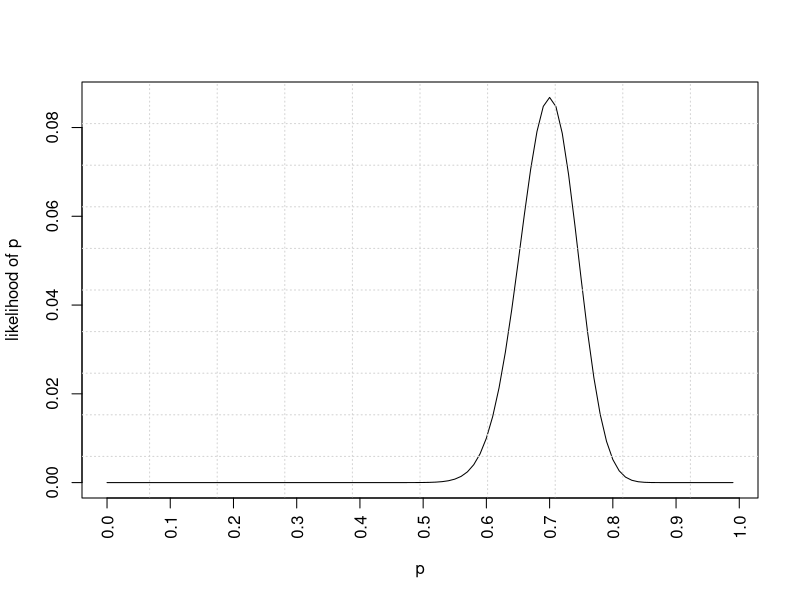
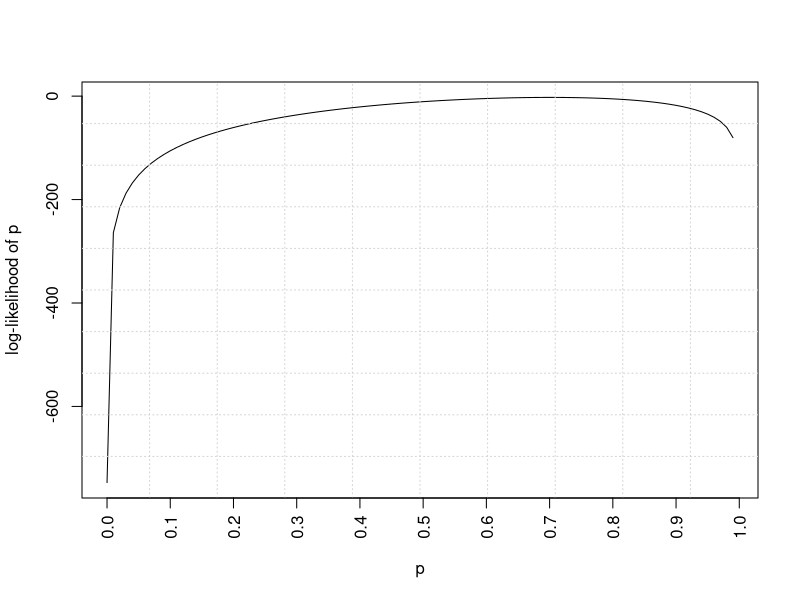
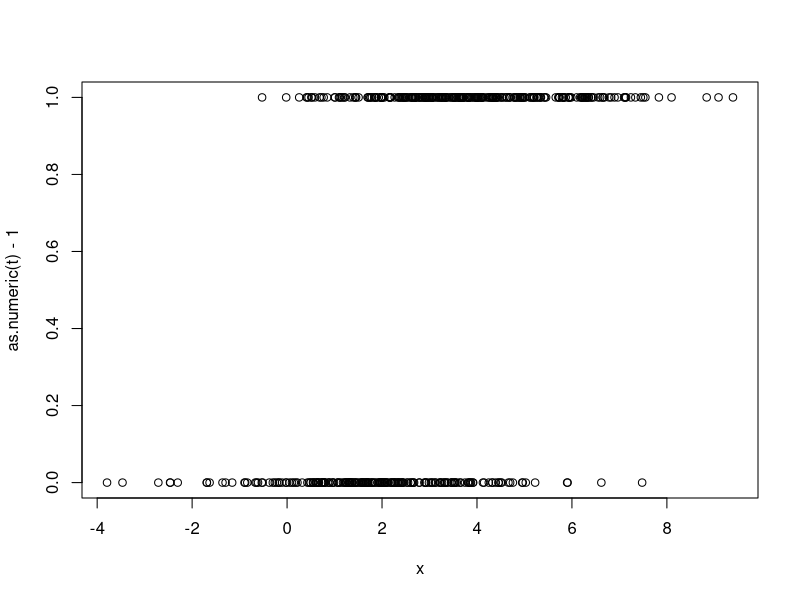
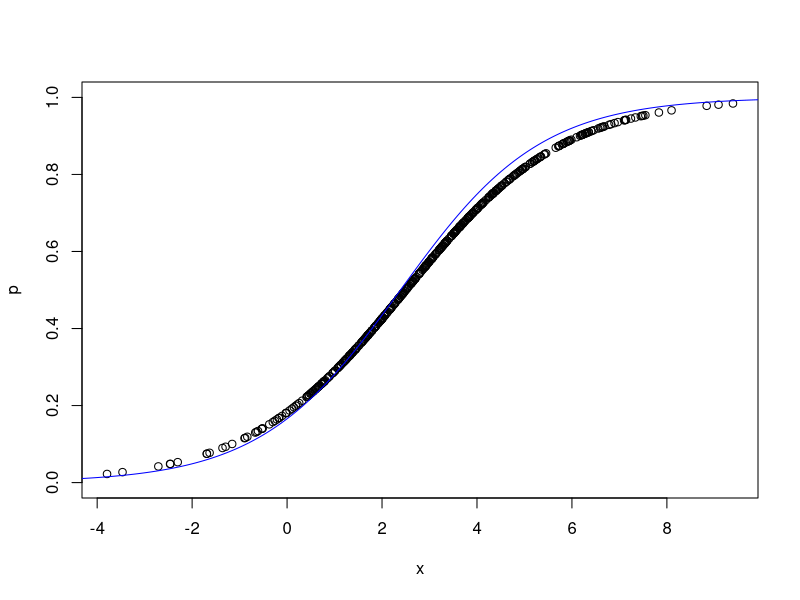
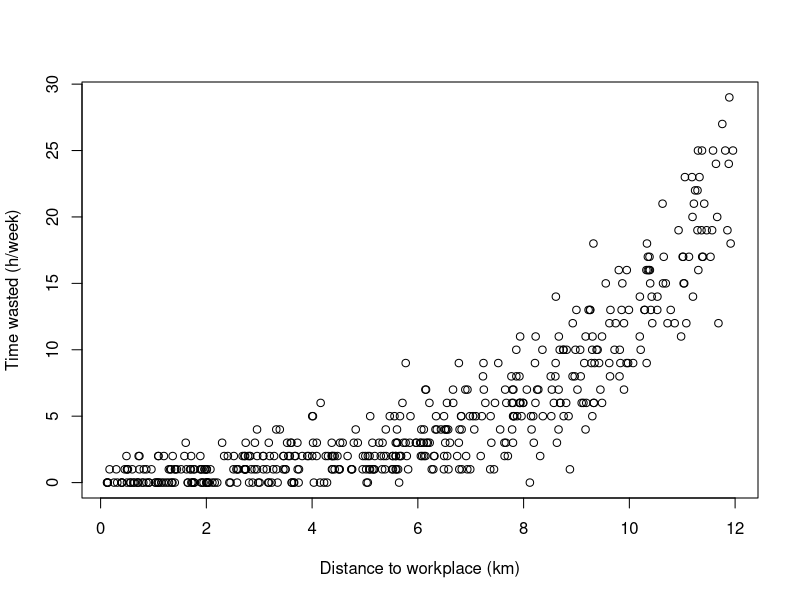
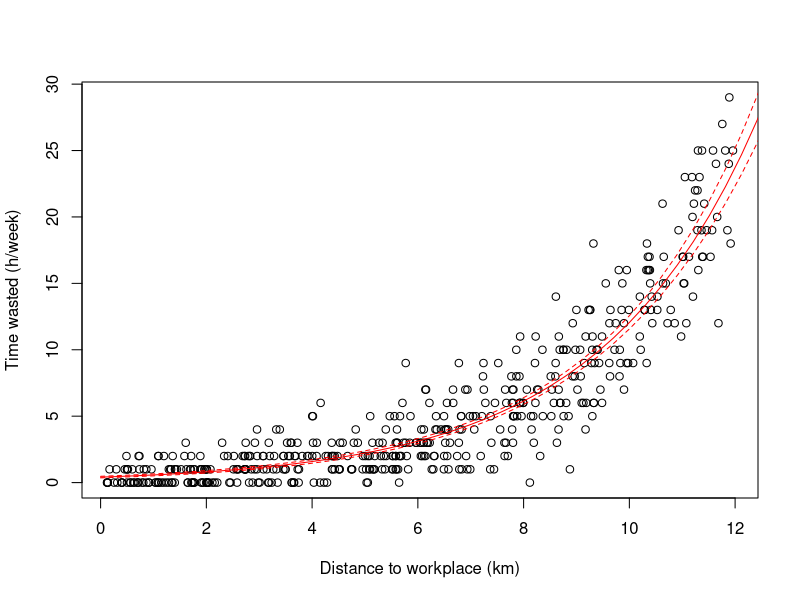
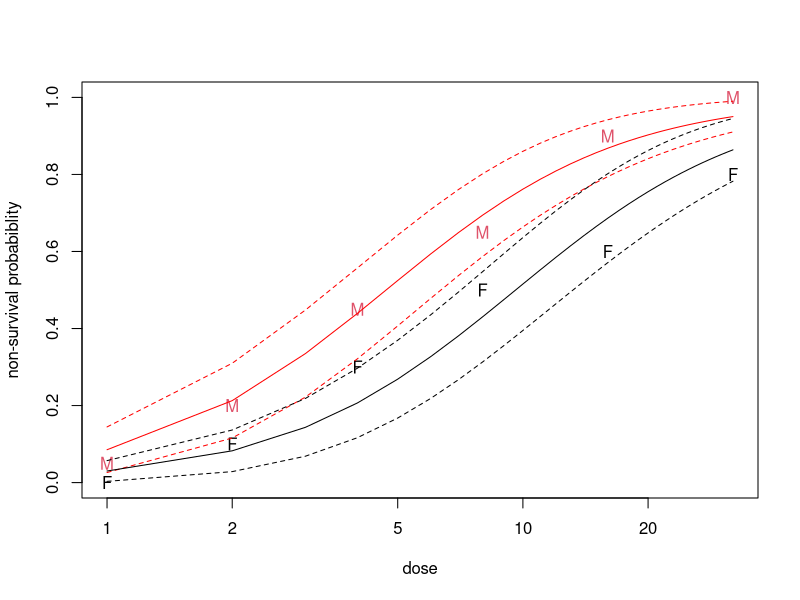
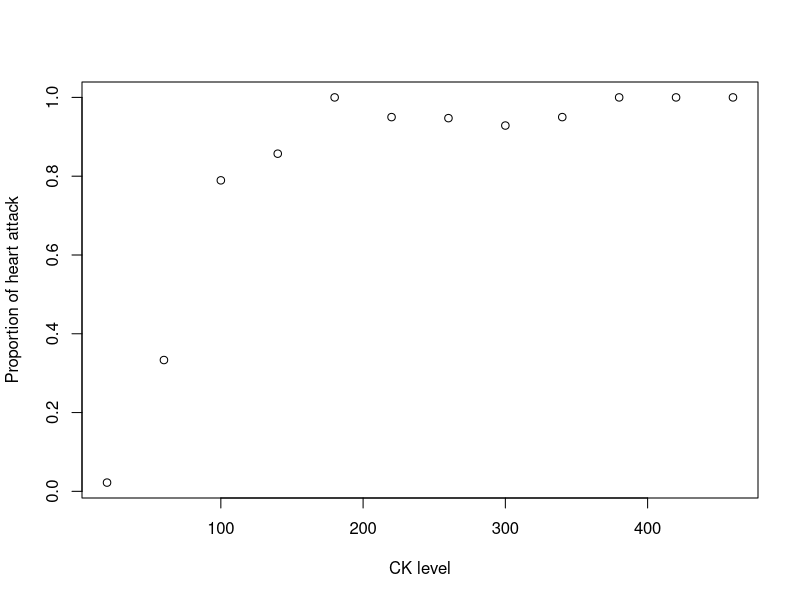

Write the R code that produced these figures, in order.
####################################################################
# Machine Learning - MIRI Master
# Lluís A. Belanche

# LAB 7: GLMs - Logistic Regression and beyond (Part1)
# version of April 2019
####################################################################

####################################################################
# Starter: Maximum Likelihood (ML)
####################################################################

set.seed(1234)

## First we are going to play with a very simple example of Maximum Likelihood for the binomial distribution
## The goal is to estimate the probability p of getting heads in N coin tosses if we get n1 heads (exactly as seen in class)

## Suppose we toss a coin N=100 times and we get n1=70 heads

N <- 100
n1 <- 70

p <- seq(from=1e-5, to=1, by=0.01)

# this is the likelihood function (as a function of p); note it tops at 0.7
L <- choose(N,n1)*p^n1*(1-p)^(N-n1)

plot(p,L,type="l",ylab="likelihood of p",xaxt = "n")
grid(nx=10)
axis(side = 1, at = seq(0,1,by=0.1), las = 2, hadj = 0.9)

# this is the log-likelihood function (as a function of p); it also tops at 0.7
# note log() is the natural logarithm in R

logL <- log(choose(N,n1)) + n1*log(p) + (N-n1)*log(1-p)

plot(p,logL,type="l",ylab="log-likelihood of p",xaxt = "n")
grid(nx=10)
axis(side = 1, at = seq(0,1,by=0.1), las = 2, hadj = 0.9)

# the maximum is attained at n1/N = 0.7

####################################################################
## Example 1: Logistic Regression with artificial data
####################################################################

## The purpose of this first example is to get acquainted with the basics of logistic regression and the call to glm()

## glm() is used to fit Generalized Linear Models

# You may need to recall at this point the logistic regression model from the slides

## Let x represent a single continuous predictor
# Let t represent a class ('0' or '1'), with a probability p of being 1 for every x, that is related linearly to the predictor via the logit funtion

# That is: logit(p) = beta_1*x + beta_0

# Therefore logit() is the link function

N <- 500
x <- rnorm(n=N, mean=3, sd=2)     # generate the x_n data (note x is a vector)
beta_1 <- 0.6 ; beta_0 <- -1.5    # this is the ground truth, which is unknown

p <- 1/(1+exp( -(beta_1*x + beta_0) ))  # generate the p_n (note p is a vector)

t <- rbinom (n=N,size=1,prob=p)    # generate the targets (classes) according to p
t <- as.factor(t)                  # note t is a vector

# just for plotting, we convert t to number
plot(x,as.numeric(t)-1)

glm.res <- glm (t~x, family = binomial(link=logit)) 
# actually link=logit is the default for binomial

## look at the coefficients!
# 'Intercept' is beta_0, 'x' is beta_1

summary(glm.res)

## Obviously x is very significant (and the Intercept is almost always significant)

## Therefore, our estimated model is

# logit(p_n) = 0.67693*x_n - 1.61652

# quite close to the ground truth!

## In general (I mean, in the multivariate case) you get this as:

coef(glm.res)

# or, if you want individual coefficients:

glm.res$coefficients["x"]

glm.res$coefficients["(Intercept)"]

## Interpretation of the coefficients:

# For a 1 unit increase in x, there is an increase in the odds for t by a factor of:

exp(glm.res$coefficients["x"])

# In plain words, the odds for t increases by a 96.8% for a 1 unit increase in x

## That is almost doubling the odds in this case

# let us try now a "logistic plot" using predict()
M <- max(x)
m <- min(x)

# We are going to generate abscissae in which to compute the model:

# We divide the interval (m,M) in 200 equally-spaced parts
# then add 10 points before and 10 after at the same distance

abscissae <- m + (-10:210)*(M-m)/200 

# with type="response" we get the predicted probability
preds <- predict (glm.res, data.frame(x=abscissae),type="response")

# Now plot the prediction together with data points

plot(p~x,ylim=c(0,1)) # plot previous data

lines(abscissae, preds, col="blue") # add our model, quite good!

####################################################################
## Example 2: Poisson Regression with artificial data
####################################################################

## Now let us switch to Poisson regression
# You may need to recall at this point the Poisson regression model from the slides
# (recall log() is now the link function)

# Let x represent the distance to workplace (in km)
# Let t represent the amount of time wasted in travelling from home to work and back (in hours per week)
# (let us suppose this is measured as an integer quantity)

# (0 means "I work at home, but sometimes I have to go to another place")

## We now generate artificial "realistic" data from a Poisson process:

N <- 500
x <- runif(n=N,0.1,12)            # generate the x_n (note x is a vector)
beta_1 <- 0.35 ; beta_0 <- -1     # this is the ground truth, which is unknown
l <- exp( beta_1*x+beta_0 )       # generate the lambda (note l is a vector)
t <- rpois (n=N, lambda = l)       # generate the targets t according to l

plot(x,t,xlab="Distance to workplace (km)", ylab="Time wasted (h/week)")

# Fitting of Poisson regression
mydata <- data.frame(h.week=t, dist=x)

glm.res <- glm(h.week ~ dist, family = poisson(link="log"), data = mydata)

summary(glm.res)

## Therefore, our estimated model is log(l_n) = 0.338*dist_n - 0.89
## (fairly close to the ground truth)

## Interpretation of the coefficients:

## For a 1 unit increase in distance (that is, 1 km), the expected number of hours wasted in travelling from home to work and back increases by a factor of:

exp(0.337965)

## a 40.2% on average

## We can finally gather everything together and plot it:

(new.d <- seq(0,30,length.out=100))
fv <- predict (glm.res, data.frame(dist=new.d),se=TRUE)

plot (x,t,xlab="Distance to workplace (km)", ylab="Time wasted (h/week)")
lines (new.d,exp(fv$fit), col='red')

## We can even add a confidence interval at the 95%level

lines (new.d,exp(fv$fit+1.967*fv$se.fit), col='red',lty=2)
lines (new.d,exp(fv$fit-1.967*fv$se.fit), col='red',lty=2)

## Note that the model is not very precise, but this is because the uncertainty in the problem (and therefore in the generated data) is very high. The model is actually (almost) as good as it can be.


####################################################################
## Example 3: Logistic Regression from the book by Venables & Ripley
####################################################################

## The purpose of this example is to illustrate the power of GLM fitting. We are going to model again a logistic regression with a call to glm(). 

# This time, however, our simulated data comes in a different form: the goal is to model the fraction of some species of insects killed at different doses of pyrethroids 
# (Pyrethroids are a chemical class of active ingredients found in many of the modern insecticides)

## Note 20 insects are being "used" in all treatments.

# logarithms (in base 2) of used doses, repeated twice (for males and for females)
(logdose <- rep(0:5,2))

# number of dead insects at different doses, for each sex
(numdead <- c(1,4,9,13,18,20,0,2,6,10,12,16))

(sex <- factor(rep(c("M","F"),each=6)))

## Our little experiment

(budworm <- data.frame (logdose,numdead,numalive=20-numdead,sex))

## We now do logistic regression to predict the fraction of dead insects:

# We declare the number of "trials" (the fixed 20 insects) with the 'weights' parameter
bud.logreg <- glm (numdead/20 ~ logdose + sex, family=binomial, data=budworm, weights=rep(20,length(logdose)))

# Since the number of insects is constant (20) in all trials, we can use an equivalent command, with a simpler syntax
bud.logreg <- glm(cbind(numdead,numalive) ~ logdose + sex, family=binomial, data=budworm)


# in this model, the effect of sex is significant, though less than the log of the dose
summary(bud.logreg)

# now show data and model

# plots x axis in logarithmic scale  (because of logdose)
plot(c(1,32),c(0,1),type="n",xlab="dose",ylab="non-survival probabiblity",log="x")

# plot the data
text(2^logdose,numdead/20,labels=as.character(sex),col=as.integer(sex))

grid <- 1:32

# compute the model for males on grid, using "predict" on the values with log_2(grid)
model.on.males <- predict(bud.logreg, data.frame(logdose=log2(grid),sex="M"),type="response",se=TRUE)

# plot the model
lines(grid,model.on.males$fit,col="red")

lines (grid,model.on.males$fit+1.967*model.on.males$se.fit, col='red',lty=2)
lines (grid,model.on.males$fit-1.967*model.on.males$se.fit, col='red',lty=2)

# the same with sex = "F"
model.on.females <- predict(bud.logreg, data.frame(logdose=log2(grid),sex="F"),type="response",se=TRUE)

lines(grid,model.on.females$fit,col="black")

lines (grid,model.on.females$fit+1.967*model.on.females$se.fit, col='black',lty=2)
lines (grid,model.on.females$fit-1.967*model.on.females$se.fit, col='black',lty=2)

# The plot shows the model works quite fine in modelling the death probability
# as a function of logdose (and sex); may be it is a bit better for males (males are more predictable)
# It also shows that the treatment affects differently males and females (the latter being more resistant)

####################################################################
## Example 4: Logistic regression for spam mail
####################################################################

## This example will illustrate how to change the 'cut point' for prediction, when there is an interest in minimizing a particular source of errors

## We recall here our example of spam mail prediction from a previous lab

library(kernlab)  

data(spam)

## We redo our preprocessing

spam[,55:57] <- as.matrix(log10(spam[,55:57]+1))

spam2 <- spam[spam$george==0,]
spam2 <- spam2[spam2$num650==0,]
spam2 <- spam2[spam2$hp==0,]
spam2 <- spam2[spam2$hpl==0,]

george.vars <- 25:28
spam2 <- spam2[,-george.vars]

moneys.vars <- c(16,17,20,24)
spam3 <- data.frame( spam2[,-moneys.vars], spam2[,16]+spam2[,17]+spam2[,20]+spam2[,24])

colnames(spam3)[51] <- "about.money"

dim(spam3)

set.seed (4321)
N <- nrow(spam3)                                                                                              
learn <- sample(1:N, round(0.67*N))
nlearn <- length(learn)
ntest <- N - nlearn

## Previously we had obtained a predictive (test) error of 26.26% using Naive Bayes in this same partition of the data

## Fit a GLM in the learning data
spamM1 <- glm (type ~ ., data=spam3[learn,], family=binomial)


# (do not worry about the warnings: they are fitted probabilities numerically very close to 0 or 1)

## Simplify it using the AIC (this may take a while, since there are many variables)
# (this takes a while)
spamM1.AIC <- step (spamM1)

## We define now a convenience function:

# 'P' is a parameter; whenever our filter assigns spam with probability at least P then we predict spam
spam.accs <- function (P=0.5)
{
  ## Compute accuracy in learning data
  
  spamM1.AICpred <- NULL
  spamM1.AICpred[spamM1.AIC$fitted.values<P] <- 0
  spamM1.AICpred[spamM1.AIC$fitted.values>=P] <- 1
  
  spamM1.AICpred <- factor(spamM1.AICpred, labels=c("nonspam","spam"))
  
  print(M1.TRtable <- table(Truth=spam3[learn,]$type,Pred=spamM1.AICpred))
  
  print(100*(1-sum(diag(M1.TRtable))/nlearn))
   
  ## Compute accuracy in test data
  
  gl1t <- predict(spamM1.AIC, newdata=spam3[-learn,],type="response")
  gl1predt <- NULL
  gl1predt[gl1t<P] <- 0
  gl1predt[gl1t>=P] <- 1
  
  gl1predt <- factor(gl1predt, labels=c("nonspam","spam"))
  
  print(M1.TEtable <- table(Truth=spam3[-learn,]$type,Pred=gl1predt))
  
  print(100*(1-sum(diag(M1.TEtable))/ntest))
}

spam.accs()
# gives 7.21% TRAINING ERROR and 7.07% TESTING ERROR

## Although the errors are quite low (and much better than those with Naive Bayes), still one 
# could argue that we should try to lower the probability of predicting spam when it is not
# We can do this (at the expense of increasing the converse probability) by:

spam.accs(0.7)

# gives 9.66% TRAINING ERROR and 10.3% TESTING ERROR

## So we get a much better spam filter; notice that the filter has a very low probability of 
## predicting spam when it is not (which is the delicate case)

####################################################################
## Example 5: Logistic regression to model heart disease
####################################################################

## This last example of logistic regression will connect to the example in the slides and will show
## that we can improve our models by incorporating non-linear predictors.

## The enzyme creatinine kynase (CK) has been suggested as an aid for early diagnosis of heart attack

## We copy data from Hand et al '94 (360 patients)

# CK values
(CK <- seq(20,460,by=40))

# number of patients suffering a heart attack
(num.heart <- c(2,13,30,30,21,19,18,13,19,15,7,8))

# number of patients not suffering a heart attack
(num.non.heart <- c(88,26,8,5,0,1,1,1,1,0,0,0))

## Our experimental data

(heart.attack <- data.frame (CK,num.heart,num.non.heart))

## Plot the data

p <- heart.attack$num.heart/(heart.attack$num.heart+heart.attack$num.non.heart)

plot (heart.attack$CK, p, xlab="CK level", ylab="Proportion of heart attack")

## Let's try our first model (this is similar to the previous example with insects)

mod.1 <- glm(cbind(num.heart,num.non.heart) ~ CK, family=binomial, data=heart.attack)

summary(mod.1)

## This asks for a residuals versus fitted values plot
plot(mod.1, which=1)

## This plot shows a clear non-linear trend (possibly cubic); another signal of bad fit is the
# residual deviance (36.929). This quantity is a sum of squares and theoretically distributed 
# (look at the summary) as a Chi^2 with 10 degrees of freedom. If we do:

1-pchisq(36.929,10)

# which is the (in this case very small) probability for a Chi^2_10 random variable being as large as 36.929

## The residual plots suggest trying a cubic predictor:

mod.2 <- glm(cbind(num.heart,num.non.heart) ~ CK + I(CK^2) + I(CK^3), family=binomial, data=heart.attack)

summary(mod.2)

## We can see by the deviance that the model is much better. The value of 4.2525 is not too large to be 
# consistent with a Chi^2_8 random variable:

1-pchisq(4.2525,8)

plot(mod.2, which=1)

## The AIC has also improved substantially. The residual plots are also much flatter (and more constant), except in two cases

## We can now display our new cubic model:

cks <- seq(10,500,length.out=100)
  
has <- predict (mod.2, data.frame(CK=cks),se=TRUE, type="response")

plot (heart.attack$CK, p, xlab="CK level", ylab="Proportion of heart attack")

lines(cks,has$fit,col="red")

lines (cks,has$fit+1.967*has$se.fit, col='red',lty=2)
lines (cks,has$fit-1.967*has$se.fit, col='red',lty=2)
